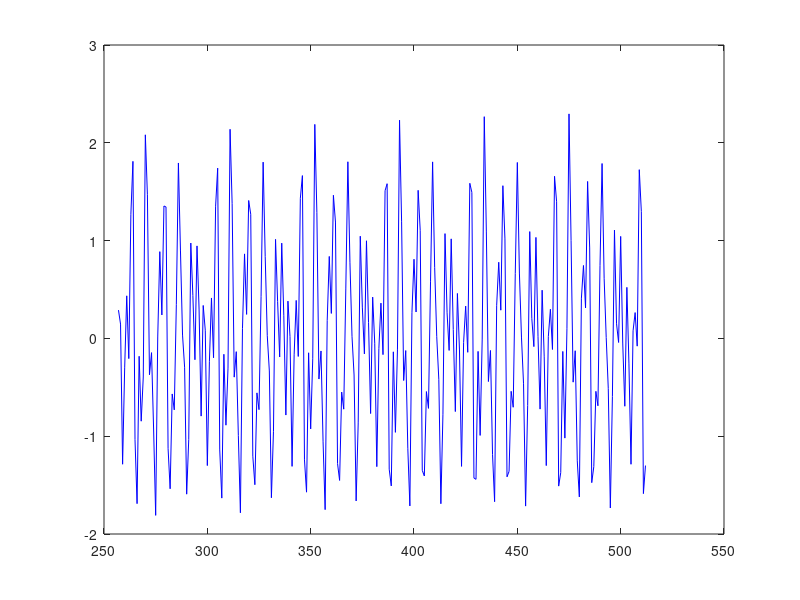

MATLAB code to generate this figure: (Note: this script raises an error after producing the figure.)
clear all; 
clc; 
close all; 
format long;

N = 2048; 
t = 1:N; 
L = 256; 
tf = 257:512; 
Fs = 2048; 
f = [250 500 300 350 600 650]; 
A = [1.0, 0.2, 0.5, 0.3, 0.2, 0.8]; 
indx1 = 1; 
indx2 = 4;

fni = f ./ Fs; 

y = A(1) * cos(2 * pi * fni(1) .* t) + A(2) * sin(2 * pi * fni(2) .*t) + A( ...
    3) * -sin(2 * pi * fni(3) .*t) + A(4) * cos(2 * pi * fni(4) .*t) + A(5 ...
    ) * sin(2 * pi * fni(5) .*t) + A(6) * -sin(2 * pi * fni(6) .*t);

figure
plot(tf, y(tf), 'b');
title('График входного сигнала', FontSize=14);
axis tight;
grid on;

Xs = fft(y, N); 
MXs = (2 / N) * abs(Xs); 
figure
plot(t-1, MXs(t), 'r');
title('График модуля спектра входного сигнала', FontSize=14);
axis tight;
grid on;

f1s = fni(indx1); 
f2s = fni(indx2);
Wn = [1.8*f1s 2.2*f1s 1.8*f2s 2.2*f2s]; 
b = fir1(L, Wn, 'stop');

yf = filter(b, 1, y);
XF = fft(yf, N); 
MXF = (2 / N) * abs(XF); 
figure
plot(t-1, MXF(t), 'k');
title('График модуля спектра отфильтрованного сигнала', FontSize=14);
axis tight;
grid on;

figure
freqz(b, 1);
title('Графики АЧХ и ФЧХ', FontSize=14);
axis tight;
grid on;

fprintf(['Минимальный порядок фильтра L, при котором амплитуда удаленных ' ...
    'компонент сигнала не будет превышать значение 0,01: f(%d) = %d и f(' ...
    '%d) = %d равен: L = %d\n'], indx1, f(indx1), indx2, f(indx2), L);
fprintf('Вектор нормированных частот среза: [%f %f %f %f]\n', Wn);